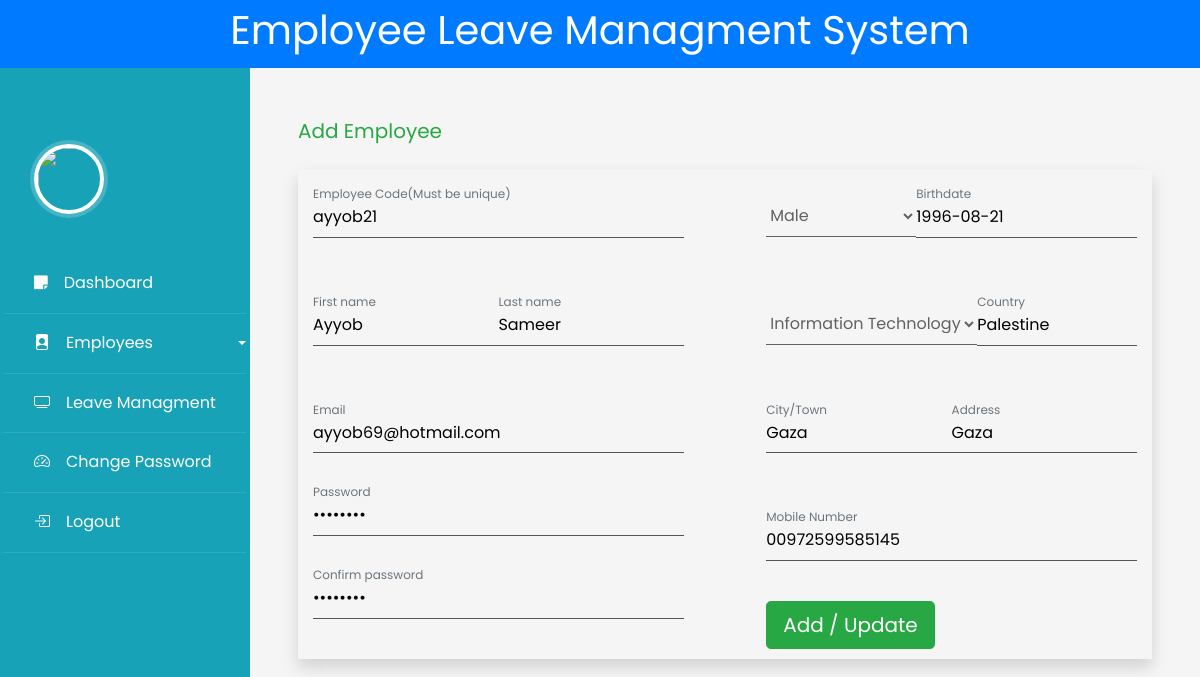
Screenshot of /admin/addemployee.php?id=1 with the database file from the repository.
### tables this page shows
CREATE TABLE `empusers` (
  `id` int(11) NOT NULL,
  `username` varchar(15) NOT NULL,
  `password` varchar(15) NOT NULL,
  `fname` varchar(15) NOT NULL,
  `lname` varchar(15) NOT NULL,
  `gender` varchar(15) NOT NULL,
  `DOB` date NOT NULL,
  `email` varchar(50) NOT NULL,
  `mobileno` varchar(20) NOT NULL,
  `section` varchar(30) NOT NULL,
  `city` varchar(20) NOT NULL,
  `country` varchar(20) NOT NULL,
  `reg_date` varchar(255) NOT NULL
);

### admin/addemployee.php (the view, shortened to what this page needs)
<?php
include_once 'controller/database.php';
$id = $_GET['id'];
if (isset($id)) {
    $sql = "select * from empusers where id ='$id';";
    $result = $_DB->query($sql);
    $row = $result->fetch_assoc();
}
?>
<!doctype html>
<html lang="en">
<head>
    <link rel="stylesheet" href="https://stackpath.bootstrapcdn.com/font-awesome/4.7.0/css/font-awesome.min.css">
    <link rel="stylesheet" href="css/style.css">
    <link rel="stylesheet" href="https://cdn.jsdelivr.net/npm/bootstrap-icons@1.3.0/font/bootstrap-icons.css">
    <link rel="stylesheet" href="css/addemployee-style.css">
</head>
<body>
    <div class="d-flex justify-content-center bg-primary ">
        <h1 style="color:white">Employee Leave Managment System</h1>
    </div>
    <div class="wrapper d-flex align-items-stretch">
        <nav id="sidebar" class="bg-info">
            <header class="avatar bg-info mt-5" style="padding-right:120px">
                <img src="https://www.w3schools.com/howto/img_avatar.png" />
            </header>
            <div class="p-1 ">
                <ul class="list-unstyled components mb-5">
                    <li class="active">
                        <a href="dashboard.php"><span class=" fa fa-sticky-note mr-3"></span>Dashboard</a>
                    </li>
                    <li class="active">
                        <a href="#pageSubmenu" data-toggle="collapse" aria-expanded="false" class="dropdown-toggle"><span class="bi bi-file-person-fill mr-3"></span>Employees</a>
                    </li>
                    <li class="active">
                        <a href="leavemanagment.php"><span class="bi bi-tv mr-3"></span>Leave Managment</a>
                    </li>
                    <li class="active">
                        <a href="controller/changepassword.php"><span class="bi bi-speedometer2 mr-3"></span>Change Password</a>
                    </li>
                    <li class="active">
                        <a href="controller/logout.php"><span class="bi bi-box-arrow-in-right mr-3"></span>Logout</a>
                    </li>
                </ul>
            </div>
        </nav>
        <div id="content" class="p-md-5">
            <h5 class="text-success">Add Employee</h5>
            <div class="container table-div mt-4 shadow">
                <div class="box">
                    <form action="controller/storeemployee.php" method="POST">
                        <div class="d-flex justify-content-between">
                            <div class="flex-column" style="width:45%">
                                <div class="input-container">
                                    <input type="text" required="" name="username" value="<?php echo $row['username'] ?>" />
                                    <label class="text-secondary">Employee Code(Must be unique)</label>
                                </div>
                                <div class="d-flex justify-content-between">
                                    <div class="input-container">
                                        <input type="text" required="" name="fname" value="<?php echo $row['fname'] ?>" />
                                        <label class="text-secondary">First name</label>
                                    </div>
                                    <div class="input-container">
                                        <input type="text" required="" name="lname" value="<?php echo $row['lname'] ?>" />
                                        <label class="text-secondary">Last name</label>
                                    </div>
                                </div>
                                <div class="input-container">
                                    <input type="text" required="" name="email" value="<?php echo $row['email'] ?>" />
                                    <label class="text-secondary">Email</label>
                                </div>
                                <div class="input-container">
                                    <input type="password" required="" name="password" value="<?php echo $row['password'] ?>" />
                                    <label class="text-secondary">Password</label>
                                </div>
                                <div class="input-container">
                                    <input type="password" required="" name="passwordconfirm" value="<?php echo $row['password'] ?>" />
                                    <label class=" text-secondary">Confirm password</label>
                                </div>
                            </div>
                            <div class="flex-column" style="width:45%">
                                <div class="d-flex justify-content-between">
                                    <div class="input-container">
                                        <select id="selectbox" name="gender">
                                            <option value="Male" <?php echo ($row['gender'] == "Male") ? 'selected' :  "";  ?>>Male</option>
                                        </select>
                                    </div>
                                    <div class="input-container">
                                        <input type="text" required="" name="birthday" value="<?php echo $row['DOB'] ?>" />
                                        <label class="text-secondary">Birthdate</label>
                                    </div>
                                </div>
                                <div class="d-flex justify-content-between">
                                    <div class="input-container ">
                                        <select id="selectbox" name="section">
                                            <option value="Information Technology" <?php echo ($row['section'] == "Information Technology") ? 'selected' :  "";  ?>>Information Technology</option>
                                        </select>
                                    </div>
                                    <div class="input-container">
                                        <input type="text" required="" name="country" value="<?php echo $row['country'] ?>" />
                                        <label class="text-secondary">Country</label>
                                    </div>
                                </div>
                                <div class="d-flex justify-content-between">
                                    <div class="input-container ">
                                        <input type="text" required="" name="city" value="<?php echo $row['city'] ?>" />
                                        <label class="text-secondary">City/Town</label>
                                    </div>
                                    <div class="input-container">
                                        <input type="text" required="" name="address" value="<?php echo $row['city'] ?>" />
                                        <label class="text-secondary">Address</label>
                                    </div>
                                </div>
                                <div class="input-container">
                                    <input type="text" required="" name="mobile" value="<?php echo $row['mobileno'] ?>" />
                                    <label class="text-secondary">Mobile Number</label>
                                </div>
                                <button type="submit" class="btn btn-success btn-lg" name="add">Add / Update</button>
                            </div>
                        </div>
                    </form>
                </div>
            </div>
        </div>
    </div>
</body>
</html>

### admin/css/addemployee-style.css (style rules this page uses)
body { background-color: whitesmoke; }
.avatar { background: rgba(0, 0, 0, 0.1); padding: 2em 0.5em; text-align: center; }
img { width: 70px; border-radius: 50%; overflow: hidden; border: 4px solid; box-shadow: 0 0 0 4px rgba(255, 255, 255, 0.2); }
.input-container { position: relative; margin-top: 25px; margin-bottom: 40px; }
.input-container label { position: absolute; top: 0px; left: 0px; font-size: 16px; color: #fff; pointer-event: none; transition: all 0.5s ease-in-out; }
.input-container input { border: 0; border-bottom: 1px solid #555; background: transparent; width: 100%; padding: 8px 0 5px 0; font-size: 16px; color: black; }
.input-container input:focus~label, .input-container input:valid~label { top: -12px; font-size: 12px; }
select { border: 0; border-bottom: 1px solid #626262; background-color: #F5F5F5; font-size: 16px; color: #626262; padding: 8px 0 8px 0; }

### rows the page displays
empusers: username "ayyob21", fname "Ayyob", lname "Sameer", email "ayyob69@hotmail.com", gender "Male", birthday "1996-08-21", section "Information Technology", country "Palestine", city "Gaza", address "Gaza", mobile "00972599585145"
